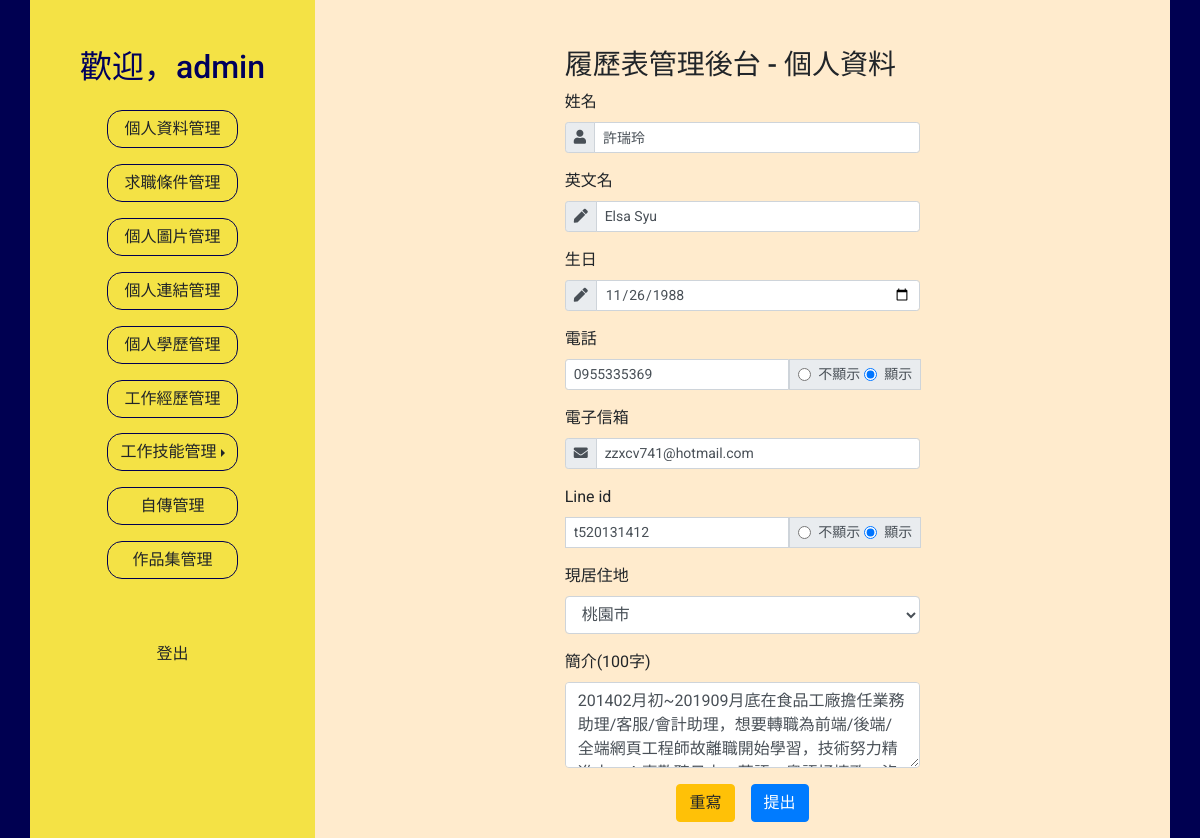
Before: /main.php (signed in) with the older database file.
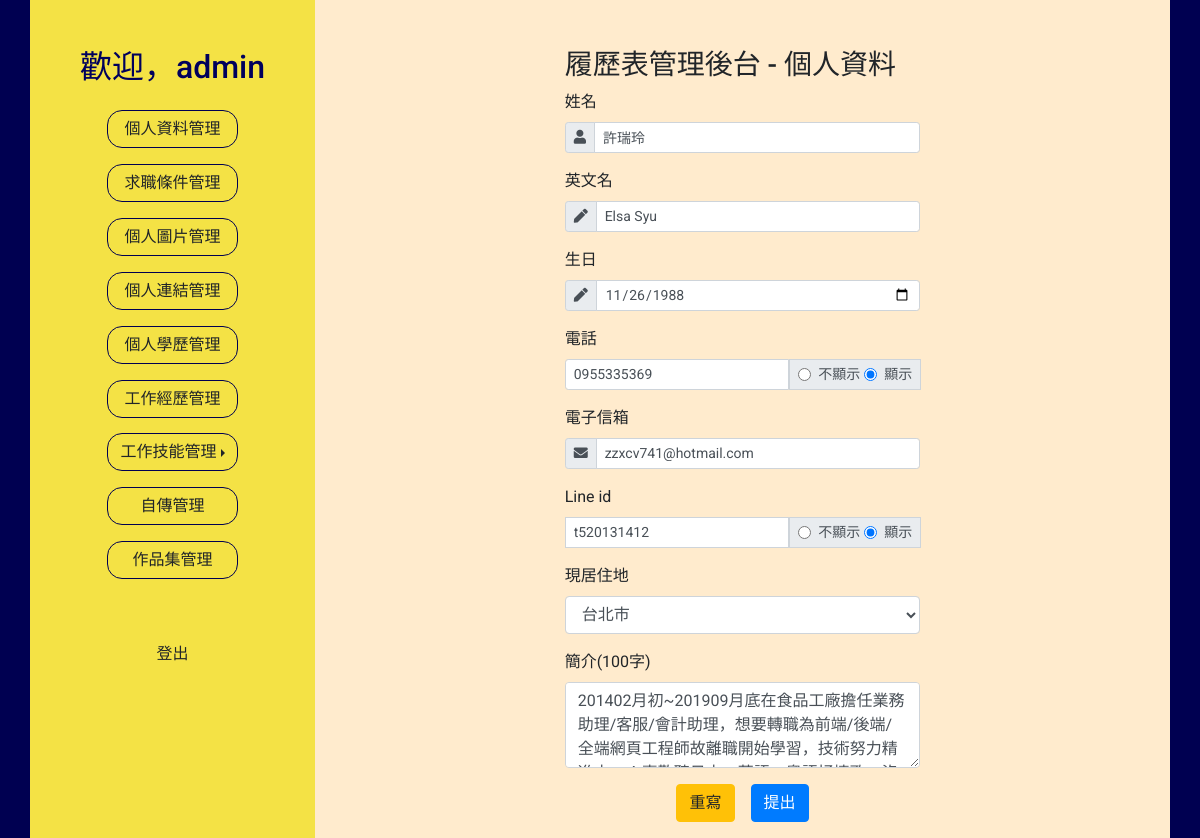
After: the same page with the newer database file.
### tables this page shows
CREATE TABLE `resume_profile` (
  `id` int(10) UNSIGNED NOT NULL,
  `userid` int(10) UNSIGNED NOT NULL,
  `name` varchar(10) NOT NULL,
  `enname` varchar(10) NOT NULL,
  `birthday` date NOT NULL,
  `tel` varchar(15) NOT NULL,
  `telshow` varchar(1) NOT NULL,
  `email` varchar(50) NOT NULL,
  `live` varchar(10) NOT NULL,
  `lineid` varchar(20) NOT NULL,
  `lineshow` varchar(1) NOT NULL,
  `intr` varchar(200) NOT NULL
);

### base.php (called while the page is built, shortened)
<?php
class DB{
  private $dsn  = "mysql:host=localhost;charset=utf8;dbname=resume";
  private $root = "root";
  private $password = "";
  private $table = "";
  private $pdo;
  public function __construct($table){
    $this->table = $table;
    $this->pdo = new PDO($this->dsn,$this->root,$this->password);
  }
  public function find($arg){
    $sql = "select * from `$this->table`";
    if(is_array($arg)){
      foreach ($arg as $key => $value){
        $tmp[]= sprintf("`%s`='%s'",$key,$value);
      }
      $sql = $sql . " where " . implode( " && " , $tmp);
    }else{
      $sql = $sql . " where `id` = ' " . $arg . "'";
    }
    return $this->pdo->query($sql)->fetch(PDO::FETCH_ASSOC);
  }
}
?>

### backend/profile.php (the view, shortened to what the changed rows need)
<?php
include_once "base.php";
$userid = $_SESSION['userid'];
$db = new DB("resume_profile");
$row = $db->find($userid);
?>
<div id="backend_profile">
    <h3>履歷表管理後台 - 個人資料</h3>
    <form id="profile_data">
        <label class="w-100" for="name">姓名</label>
        <div class="input-group input-group-sm  mb-3">
            <div class="input-group-prepend">
                <span class="input-group-text"><i class="fas fa-user"></i></span>
            </div>
            <input type="text" id="name" name="name" class="form-control " placeholder="name" value="<?= $row['name'] ?>">
        </div>
        <label class="w-100" for="enname">英文名</label>
        <div class="input-group input-group-sm  mb-3">
            <div class="input-group-prepend">
                <span class="input-group-text"><i class="fas fa-pen"></i></span>
            </div>
            <input type="text" id="enname" name="enname" class="form-control " placeholder="English name" value="<?= $row['enname'] ?>">
        </div>
        <label class="w-100" for="bir">生日</label>
        <div class="input-group input-group-sm  mb-3">
            <div class="input-group-prepend">
                <span class="input-group-text"><i class="fas fa-pen"></i></span>
            </div>
            <input type="date" id="bir" name="bir" class="form-control " placeholder="Birthday" value="<?= $row['birthday'] ?>">
        </div>
        <label class="w-100" for="tel">電話</label>
        <div class="input-group input-group-sm  mb-3">
            <input type="text" id="tel" name="tel" class="form-control " placeholder="0912123456" value="<?= $row['tel'] ?>">
            <div class="input-group-prepend">
                <div class="input-group-text inline-block" id="telshow">
                    <?php
                        if($row['telshow'] == 1) {
                            $a = "checked";
                            $b = "" ;
                        }else{
                            $a = "";
                            $b = "checked" ;
                        }
                    ?>
                    <div class="form-check">
                        <input class="form-check-input" value="0" type="radio" onclick="sh()" name="telshow"  <?= $b ?>>
                        <label class="form-check-label" for="phnshow">不顯示</label>
                    </div>
                    <div class="form-check ml-1">
                        <input class="form-check-input" value="1" type="radio" onclick="sh()" name="telshow" <?= $a ?>>
                        <label class="form-check-label" for="phshow">顯示</label>
                    </div>
                </div>
            </div>
        </div>
        <label class="w-100" for="email">電子信箱</label>
        <div class="input-group input-group-sm  mb-3">
            <div class="input-group-prepend">
                <span class="input-group-text"><i class="fas fa-envelope"></i></span>
            </div>
            <input type="email" id="email" name="email" class="form-control " placeholder="email@gmail.com" value="<?= $row['email'] ?>">
        </div>
        <div class="input-group input-group-sm  mb-3">
            <label class="w-100" for="lineid">Line id</label>
            <input type="text" id="lineid" name="lineid" class="form-control" value="<?= $row['lineid'] ?>">
            <div class="input-group-prepend">
                <span class="input-group-text">
                    <div class="form-check">
                        <?php
                        if($row['lineshow'] == 1) {
                            $a = "checked";
                            $b = "" ;
                        }else{
                            $a = "";
                            $b = "checked" ;
                        }
                        ?>
                        <input class="form-check-input" id="enshow" type="radio" value="0" onclick="sh()" name="lineshow" <?= $b?>>
                        <label class="form-check-label" for="enshow">不顯示</label>
                    </div>
                    <div class="form-check ml-1">
                        <input class="form-check-input" id="eshow" type="radio"  value="1" onclick="sh()" name="lineshow" <?= $a?>>
                        <label class="form-check-label" for="eshow">顯示</label>
                    </div>
                </span>
            </div>
        </div>
        <div class="form-group">
            <label class="w-100" for="live">現居住地</label>
            <select class="form-control" id="live" name="live" value="<?= $row['live'] ?>">
                <option value="台北市" <?= $row['live']=="台北市" ? " selected " : ""  ?> >台北市</option>
                <option value="桃園市" <?= $row['live']=="桃園市" ? " selected " : ""  ?> >桃園市</option>
            </select>
        </div>
        <div class="form-group">
            <label for="intr">簡介(100字)</label>
            <textarea class="form-control" id="intr" name="intr" rows="3" maxlength="200"><?= $row['intr'] ?></textarea>
        </div>
        <div class="form-group d-flex justify-content-center align-items-center">
            <input class="mx-2 btn btn-warning" type="reset"  value="重寫">
            <input class="mx-2 btn btn-primary" type="submit" onclick="save()" value="提出">
        </div>
    </form>
</div>

Changed rows visible on the page:
changed resume_profile "許瑞玲": live "桃園市" → "台北市"
